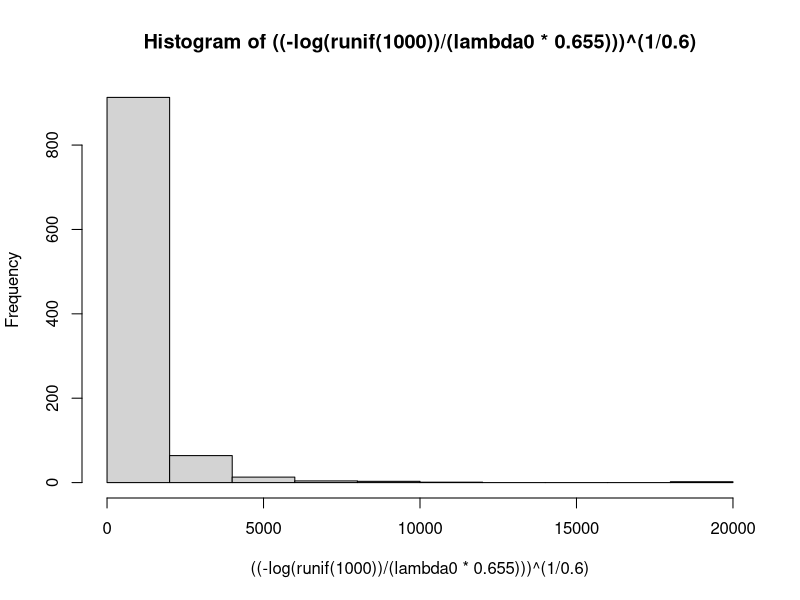
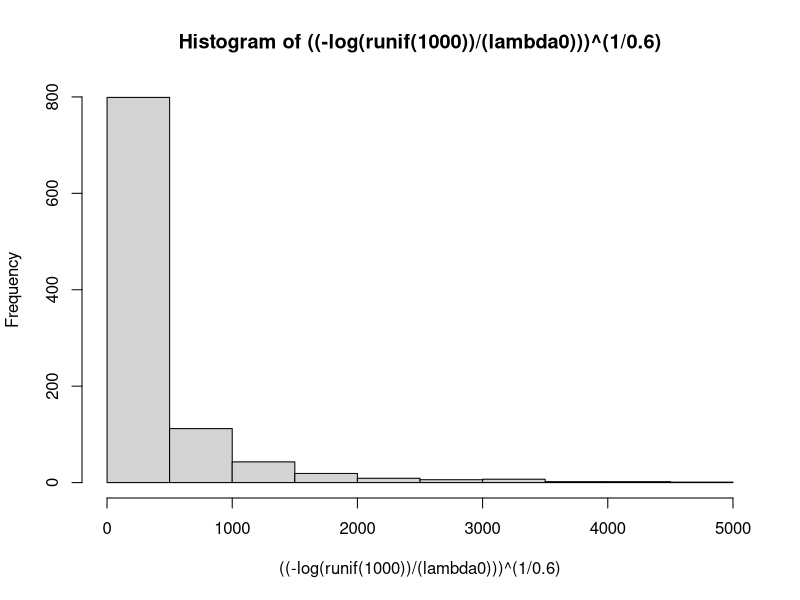

Here is the R script that generated these plots, in order: (Note: this script raises an error after producing the figures.)

library(survival)

simRandomisation <- function(n)
{
  # A sequence indicating block.
  block <- rep(seq(1:n), each = 4, length.out = n)
  
  # A sequence indicating treatment.
  trt <- rep(0:1, length.out = n)
  
  # A random number on unit interval.
  random <- runif(n)
  
  # Create a data frame
  data <- data.frame(block, trt, random)
  
  # Order by block and then by random to create block randomised treatment
  data <- data[order(data$block, data$random),]
  
  data$obs_no <- 1:n
  
  data <- data[,c('obs_no', 'trt')]
  
  return(data)
}

simAccrual <- function(n, recruit_period)
{
  # Generate recruitment times: Simulate trial-time that patient enters the trial.
  # Adding 0.5 ensures the recruitment times are greater than day 1 when rounded.
  accrual_time <- round(runif(n) * recruit_period + 0.5)
  
  accrual_time <- sort(accrual_time)
  
  return(accrual_time)
}

simTrialData <- function(n, recruit_period, p)
{
  # Simulate random allocation.
  data <- simRandomisation(n)
  
  # Simulate recruitment times
  data$accrual_time <- simAccrual(n, recruit_period)
  
  # Simulate events from binomial distribution with respective probabilities
  # of events for control and treatment arms
  data$time <- ((-log(runif(n))/(lambda[data$trt+1])))^(1/0.6)
  
  for (i in 1:n) {
    dropout <- runif(1)
    
    if (dropout < 0.03) {
      data$censor_time[i] <- runif(1, 0, 1825)
    }
    else {
      data$censor_time[i] <- runif(1, 1825, 2920)
    }
  }
  
  data$event <- min(data$time, data$event_time)
  
  # Return the simulated trial data.
  return(data)
}

simInterimData <- function(data, events_at_interim)
{
  # Obtain the cumulative number of events
  data$cum_events <- cumsum(data$event)
  
  # Loop over each interim timepoint
  for(i in seq_along(events_at_interims)){
    
    interim_name <- paste0("interim_ind_", i)
    event_name   <- paste0("event_interim_", i)
    
    # observation number at which this interim occurs
    interim_ind <- data$obs_no[min(which(data$cum_events == events_at_interims[i]))]
    
    data[[interim_name]] <- interim_ind
    
    # Events available at this interim (NA for participants not yet recruited)
    data[[event_name]] <- ifelse(data$obs_no <= interim_ind, data$event, NA)
  }
  
  return(data)
}

analyseData <- function(data, alpha_interim, alpha_final)
{
  nevents0 <- sum(data$event[data$trt == 0])
  nevents1 <- sum(data$event[data$trt == 1])
  pevents0 <- nevents0/sum(data$trt == 0)
  pevents1 <- nevents1/sum(data$trt == 1)
  
  ###############################################
  # Interim analysis: logistic regression
  data$event_interim <- factor(data$event_interim)
  modellogit_int <- glm(event_interim ~ trt, data = data, family = "binomial")
  conf_int <- confint(modellogit_int)
  
  # Results at interim from the summary object
  interim_or  <- exp(coef(modellogit_int)["trt"])
  interim_lci <- exp(conf_int["trt", "2.5 %"])
  interim_uci <- exp(conf_int["trt", "97.5 %"])
  interim_p   <- coef(summary(modellogit_int))["trt", "Pr(>|z|)"]
  
  # A stop for trial success at interim?
  interim_stop <- ifelse(interim_p < alpha_interim, 1, 0)
  
  # The proportion of events if the trial stopped at the interim
  if(interim_stop == 1){
    nevents0 <- sum(data$trt == 0 & !is.na(data$event_interim))
    nevents1 <- sum(data$trt == 1 & !is.na(data$event_interim))
    pevents0 <- nevents0/sum(data$trt == 0 & !is.na(data$event_interim))
    pevents1 <- nevents1/sum(data$trt == 1 & !is.na(data$event_interim))
  }
  
  ###############################################
  # Final analysis: logistic regression
  data$event <- factor(data$event)
  modellogit <- glm(event ~ trt, data = data, family = "binomial")
  conf       <- confint(modellogit)
  
  # Results at final analysis from the summary object
  final_or  <- exp(coef(modellogit)["trt"])
  final_lci <- exp(conf["trt", "2.5 %"])
  final_uci <- exp(conf["trt", "97.5 %"])
  final_p   <- coef(summary(modellogit))["trt", "Pr(>|z|)"]
  
  final_stop <- ifelse(final_p < alpha_final, 1, 0)
  
  # Whether the trial is conclusive to determine type I error or Power depending on the scenario
  stop <- ifelse(interim_stop == 1, interim_stop, final_stop)
  
  # Sample size used to determine average sample size
  if(interim_stop == 1){
    sample_size <- unique(data$interim_ind)
  } else {
    sample_size <- nrow(data)
  }
  
  # To determine trial flip-flop probability
  flipflop <- ifelse(interim_stop == 1 & final_stop == 0, 1, 0)
  
  # results
  results <- data.frame(nevents0, nevents1,
                        pevents0, pevents1,
                        sample_size,
                        interim_time = unique(data$interim_ind),
                        interim_or, interim_lci, interim_uci, interim_p,
                        interim_stop,
                        final_or, final_lci, final_uci, final_p,
                        final_stop, stop, flipflop)
  return(results)
}

analyseData <- function(data, alpha_interims, alpha_final)
{
  # alpha_interims is now a vector matching length of events_at_interims
  # e.g. c(0.001, 0.005) for two interims
  
  n_interims <- length(alpha_interims)
  interim_results <- list()
  
  for(i in 1:n_interims){
    
    event_col <- paste0("event_interim_", i)
    ind_col   <- paste0("interim_ind_", i)
    
    interim_data <- data[!is.na(data[[event_col]]), ]
    interim_data$event_interim <- interim_data[[event_col]]
    interim_data$event_interim <- factor(interim_data$event_interim)
    
    model     <- glm(event_interim ~ trt, data = interim_data, family = "binomial")
    conf      <- confint(model)
    interim_p <- coef(summary(model))["trt", "Pr(>|z|)"]
    interim_or  <- exp(coef(model)["trt"])
    interim_lci <- exp(conf["trt", "2.5 %"])
    interim_uci <- exp(conf["trt", "97.5 %"])
    interim_stop <- ifelse(interim_p < alpha_interims[i], 1, 0)
    
    interim_results[[i]] <- data.frame(
      interim        = i,
      interim_time   = unique(data[[ind_col]]),
      interim_or     = interim_or,
      interim_lci    = interim_lci,
      interim_uci    = interim_uci,
      interim_p      = interim_p,
      interim_stop   = interim_stop
    )
  }
  
  # Combine interim results
  interim_summary <- do.call(rbind, interim_results)
  
  # Final analysis (only runs if not stopped early)
    sample_size   <- nrow(data)
    data$event    <- factor(data$event)
    model_final   <- glm(event ~ trt, data = data, family = "binomial")
    conf_final    <- confint(model_final)
    final_p       <- coef(summary(model_final))["trt", "Pr(>|z|)"]
    final_or      <- exp(coef(model_final)["trt"])
    final_lci     <- exp(conf_final["trt", "2.5 %"])
    final_uci     <- exp(conf_final["trt", "97.5 %"])
    final_stop    <- ifelse(final_p < alpha_final, 1, 0)
    # Use interim model results as final if stopped early
    last_interim  <- interim_summary[nrow(interim_summary), ]
    final_or      <- last_interim$interim_or
    final_lci     <- last_interim$interim_lci
    final_uci     <- last_interim$interim_uci
    final_p       <- last_interim$interim_p
    final_stop    <- last_interim$interim_stop
  
  stop     <- ifelse(stopped_early, 1, final_stop)
  flipflop <- ifelse(stopped_early & final_stop == 0, 1, 0)
  
  results <- list(
    interim_summary = interim_summary,
    final_or        = final_or,
    final_lci       = final_lci,
    final_uci       = final_uci,
    final_p         = final_p,
    final_stop      = final_stop,
    sample_size     = sample_size,
    stop            = stop,
    flipflop        = flipflop
  )
  
  return(results)
}


## Parameters from the example

# The random seed to ensure reproducibility
seed          <- 48376491

# Recruitment period = Days in 2.5 years. 690 patients in 3 years (365.25*3days)
recruit_period <- 365.25*3*584/690

# Maximum trial sample size.
n             <- 584

# The number of events at the interim: half recruitment (584/2 = 292; 292*(.1+.04)/2=20 events)
events_at_interim <- ## number of events at the 20%, 40%, 60%, and 80% of expected events

# event probabilities
# Event probability in Na77 at 72 hours
lambda0 <- -log(0.901)/(5^0.6)

# The event probability for Na140 arm
lambda1    <- -log(0.934)/(5^0.6)
lambda1 <- lambda0*0.655

# vector of event probabilities
lambda     <- c(lambda0, lambda1)

## scratch work solving for survival time

hist(((-log(runif(1000))/(lambda0*0.655)))^(1/0.6))

hist(((-log(runif(1000))/(lambda0)))^(1/0.6))

# Decision thresholds/boundaries (alpha)
# At final analysis
alpha_final    <- 0.045

# At the interim
alpha_interim  <- 0.005

runTrial <- function(n, recruit_period, p, events_at_interim, alpha_interim, alpha_final)
{
  # Step 1: simulate the trial data
  data    <- simTrialData(n, recruit_period, p)
  
  # Step 2: create interim data
  data    <- simInterimData(data, events_at_interim)
  
  # Step 3: analyse the data
  results <- analyseData(data, alpha_interim, alpha_final)
  
  return(list(data = data, results = results))
}

set.seed(seed)
results_single_trial <- runTrial(n, recruit_period, p,
                                 events_at_interim,
                                 alpha_interim,
                                 alpha_final)
results_single_trial$results

runMultipleTrials <- function(simno, seed, n, recruit_period, p,
                              events_at_interim, alpha_interim, alpha_final)
{
  # Random seeds; length should be equal to the simno
  seeds <- seed + seq(1:simno)
  
  # Simulate datasets
  multiple_trials <- lapply(1:simno, function(x) {
    set.seed(seeds[x])
    y <- runTrial(n, recruit_period, p, events_at_interim, alpha_interim,
                  alpha_final)
    return(y)
  })
  
  # Summarise results
  results     <- lapply(multiple_trials, function(x) return(x$results))
  results_all <- do.call(rbind, results)
  saveRDS(multiple_trials, file = 'results_multitrials.rds')
  
  # Remove any simulations with non-estimable CIs and calculate the summary
  x <- which(apply(results_all, 1, function(x) any(is.na(x))))
  
  if(length(x) > 0){
    results_summary <- apply(results_all[-x,], 2, summary)
  } else {
    results_summary <- apply(results_all, 2, summary)
  }
  
  return(list(results_all = results_all,
              results_summary = results_summary,
              seeds = seeds))
}

simno <- 5000

results_multi_trials <- runMultipleTrials(simno, seed, n, recruit_period,
                                          p, events_at_interim,
                                          alpha_interim, alpha_final)
results_multi_trials$results_summary
